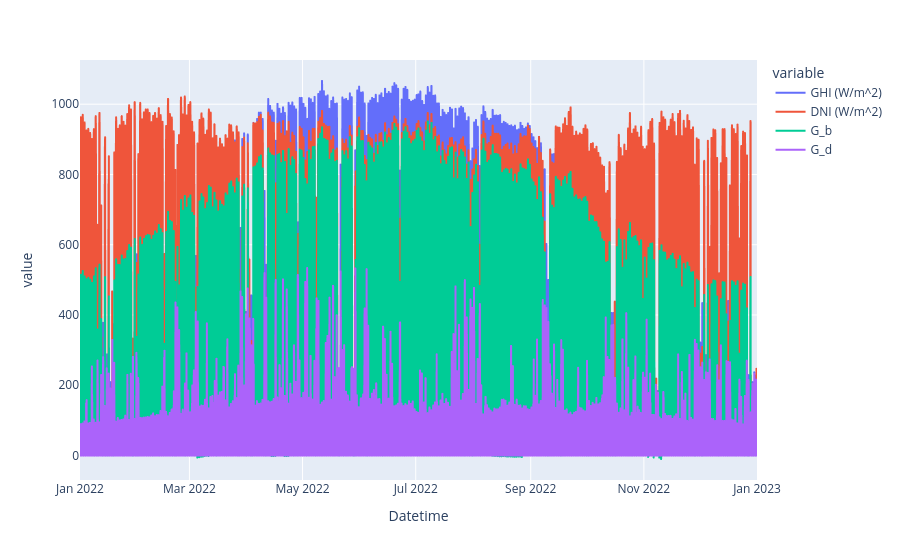

Here is the notebook cell this chart was saved with:
### Code cell
df.plot(x="Datetime", y=["GHI (W/m^2)", "DNI (W/m^2)", "G_b", "G_d"])

### Figure 1 — Plotly figure (JSON) as saved in the notebook; plotly's stock layout.template omitted (floating-point values rounded to 4 significant figures; data arrays with more than 128 entries replaced by an {"elided": "..."} marker saying what was removed)
{"data": [{"hovertemplate": "variable=GHI (W/m^2)<br>Datetime=%{x}<br>value=%{y}<extra></extra>", "legendgroup": "GHI (W/m^2)", "line": {"color": "#636efa", "dash": "solid"}, "marker": {"symbol": "circle"}, "mode": "lines", "name": "GHI (W/m^2)", "showlegend": true, "type": "scattergl", "x": {"elided": "8760 str values"}, "xaxis": "x", "y": {"elided": "8760 float values"}, "yaxis": "y"}, {"hovertemplate": "variable=DNI (W/m^2)<br>Datetime=%{x}<br>value=%{y}<extra></extra>", "legendgroup": "DNI (W/m^2)", "line": {"color": "#EF553B", "dash": "solid"}, "marker": {"symbol": "circle"}, "mode": "lines", "name": "DNI (W/m^2)", "showlegend": true, "type": "scattergl", "x": {"elided": "8760 str values"}, "xaxis": "x", "y": {"elided": "8760 float values"}, "yaxis": "y"}, {"hovertemplate": "variable=G_b<br>Datetime=%{x}<br>value=%{y}<extra></extra>", "legendgroup": "G_b", "line": {"color": "#00cc96", "dash": "solid"}, "marker": {"symbol": "circle"}, "mode": "lines", "name": "G_b", "showlegend": true, "type": "scattergl", "x": {"elided": "8760 str values"}, "xaxis": "x", "y": {"elided": "8760 float values"}, "yaxis": "y"}, {"hovertemplate": "variable=G_d<br>Datetime=%{x}<br>value=%{y}<extra></extra>", "legendgroup": "G_d", "line": {"color": "#ab63fa", "dash": "solid"}, "marker": {"symbol": "circle"}, "mode": "lines", "name": "G_d", "showlegend": true, "type": "scattergl", "x": {"elided": "8760 str values"}, "xaxis": "x", "y": {"elided": "8760 float values"}, "yaxis": "y"}], "layout": {"legend": {"title": {"text": "variable"}, "tracegroupgap": 0}, "margin": {"t": 60}, "xaxis": {"anchor": "y", "domain": [0, 1], "title": {"text": "Datetime"}}, "yaxis": {"anchor": "x", "domain": [0, 1], "title": {"text": "value"}}}}
